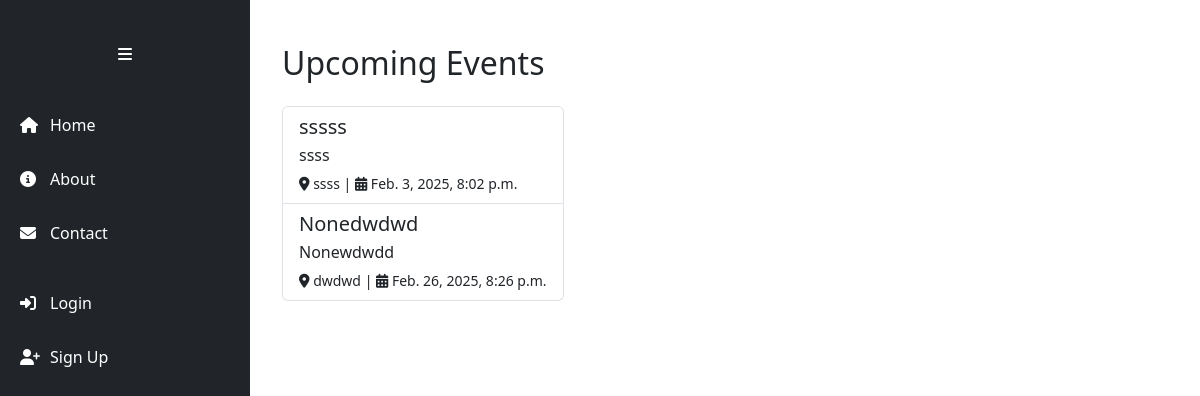
/events/, run on an earlier commit of the app's database.
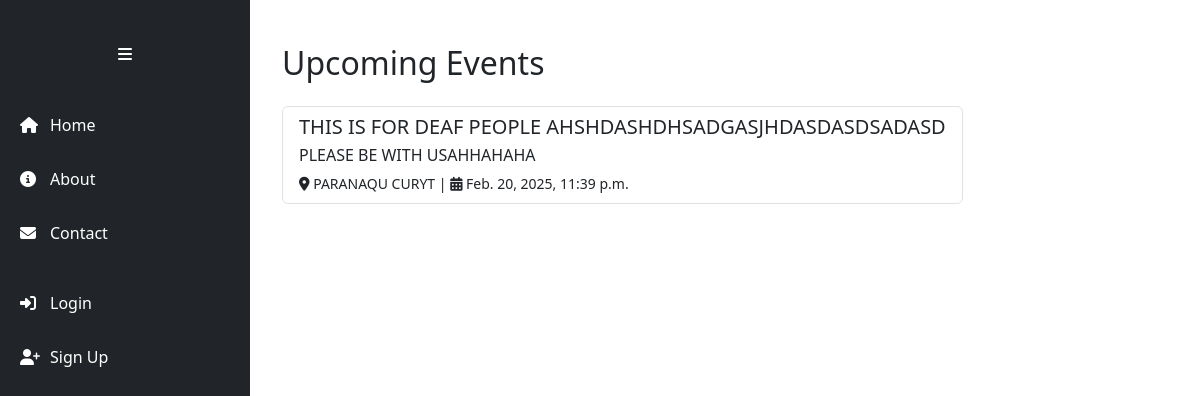
And on a later commit of the database.
### app/models.py (models this page shows, shortened)
class Event(models.Model):
    title = models.CharField(max_length=200)
    description = models.TextField()
    location = models.CharField(max_length=255)
    date = models.DateTimeField()
    organizer = models.ForeignKey(settings.AUTH_USER_MODEL, on_delete=models.CASCADE)  # Using the auth user model

### app/views.py (the view)
# urls.py: path('events/', EventListView.as_view(), name='event_list'),
class EventListView(ListView):
    model = Event
    template_name = 'event/event_list.html'
    context_object_name = 'events'

### app/templates/event/event_list.html (shortened to what this page needs)
{% extends 'app/base.html' %}
{% block content %}
<div class="container mt-4">
    <h2 class="mb-4">Upcoming Events</h2>
    <div class="list-group">
        {% for event in events %}
            <a href="{% url 'event_detail' event.pk %}" class="list-group-item list-group-item-action">
                <h5 class="mb-1">{{ event.title }}</h5>
                <p class="mb-1">{{ event.description|truncatewords:20 }}</p>
                <small><i class="fas fa-map-marker-alt"></i> {{ event.location }} | <i class="fas fa-calendar-alt"></i> {{ event.date }}</small>
            </a>
        {% endfor %}
    </div>
</div>
{% endblock content %}

What changed in the data, as far as the page shows it:
removed Event: title "sssss", description "ssss", location "ssss", date "Feb. 3, 2025, 8:02 p.m."
removed Event: title "Nonedwdwd", description "Nonewdwdd", location "dwdwd", date "Feb. 26, 2025, 8:26 p.m."
added Event: title "THIS IS FOR DEAF PEOPLE AHSHDASHDHSADGASJHDASDASDSADASD", description "PLEASE BE WITH USAHHAHAHA", location "PARANAQU CURYT", date "Feb. 20, 2025, 11:39 p.m."
